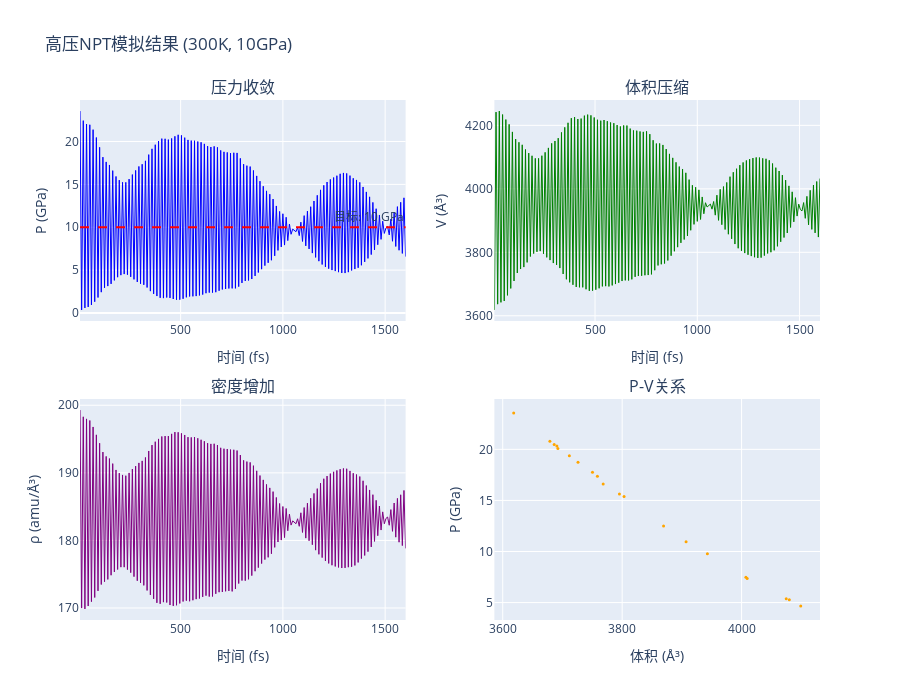

The cell this chart's notebook holds for it:
### Code cell
# 高压模拟结果可视化
fig = make_subplots(
    rows=2,
    cols=2,
    subplot_titles=("压力收敛", "体积压缩", "密度增加", "P-V关系"),
    vertical_spacing=0.15,
    horizontal_spacing=0.12,
)

# 压力演化
fig.add_trace(
    go.Scatter(
        x=hp_data["time"],
        y=hp_data["pressure"],
        mode="lines",
        name="P(t)",
        line=dict(color="blue", width=1),
    ),
    row=1,
    col=1,
)
fig.add_hline(
    y=10,
    line_dash="dash",
    line_color="red",
    annotation_text="目标: 10 GPa",
    row=1,
    col=1,
)

# 体积演化
fig.add_trace(
    go.Scatter(
        x=hp_data["time"],
        y=hp_data["volume"],
        mode="lines",
        name="V(t)",
        line=dict(color="green", width=1),
    ),
    row=1,
    col=2,
)

# 密度演化
fig.add_trace(
    go.Scatter(
        x=hp_data["time"],
        y=hp_data["density"],
        mode="lines",
        name="ρ(t)",
        line=dict(color="purple", width=1),
    ),
    row=2,
    col=1,
)

# P-V关系（状态方程）
fig.add_trace(
    go.Scatter(
        x=hp_data["volume"][::10],
        y=hp_data["pressure"][::10],
        mode="markers",
        name="P-V",
        marker=dict(size=3, color="orange"),
    ),
    row=2,
    col=2,
)

# 更新坐标轴
fig.update_xaxes(title_text="时间 (fs)", row=1, col=1)
fig.update_xaxes(title_text="时间 (fs)", row=1, col=2)
fig.update_xaxes(title_text="时间 (fs)", row=2, col=1)
fig.update_xaxes(title_text="体积 (Å³)", row=2, col=2)

fig.update_yaxes(title_text="P (GPa)", row=1, col=1)
fig.update_yaxes(title_text="V (Å³)", row=1, col=2)
fig.update_yaxes(title_text="ρ (amu/Å³)", row=2, col=1)
fig.update_yaxes(title_text="P (GPa)", row=2, col=2)

fig.update_layout(title="高压NPT模拟结果 (300K, 10GPa)", height=700, showlegend=False)

pshow(fig)

### Figure 1 — Plotly figure (JSON) as saved in the notebook; plotly's stock layout.template omitted (floating-point values rounded to 4 significant figures; data arrays with more than 128 entries replaced by an {"elided": "..."} marker saying what was removed)
{"data": [{"line": {"color": "blue", "width": 1}, "mode": "lines", "name": "P(t)", "type": "scatter", "x": {"elided": "200 float values"}, "xaxis": "x", "y": {"elided": "200 float values"}, "yaxis": "y"}, {"line": {"color": "green", "width": 1}, "mode": "lines", "name": "V(t)", "type": "scatter", "x": {"elided": "200 float values"}, "xaxis": "x2", "y": {"elided": "200 float values"}, "yaxis": "y2"}, {"line": {"color": "purple", "width": 1}, "mode": "lines", "name": "ρ(t)", "type": "scatter", "x": {"elided": "200 float values"}, "xaxis": "x3", "y": {"elided": "200 float values"}, "yaxis": "y3"}, {"marker": {"color": "orange", "size": 3}, "mode": "markers", "name": "P-V", "type": "scatter", "x": [3618.0, 3686.0, 3768.0, 3795.0, 3750.0, 3691.0, 3679.0, 3692.0, 3712.0, 3726.0, 3759.0, 3803.0, 3869.0, 3943.0, 4007.0, 4075.0, 4099.0, 4080.0, 4009.0, 3907.0], "xaxis": "x4", "y": [23.55, 20.47, 16.6, 15.62, 17.75, 20.34, 20.79, 20.1, 19.36, 18.73, 17.36, 15.38, 12.49, 9.784, 7.468, 5.376, 4.669, 5.272, 7.355, 10.95], "yaxis": "y4"}], "layout": {"annotations": [{"font": {"size": 16}, "showarrow": false, "text": "压力收敛", "x": 0.22, "xanchor": "center", "xref": "paper", "y": 1, "yanchor": "bottom", "yref": "paper"}, {"font": {"size": 16}, "showarrow": false, "text": "体积压缩", "x": 0.78, "xanchor": "center", "xref": "paper", "y": 1, "yanchor": "bottom", "yref": "paper"}, {"font": {"size": 16}, "showarrow": false, "text": "密度增加", "x": 0.22, "xanchor": "center", "xref": "paper", "y": 0.425, "yanchor": "bottom", "yref": "paper"}, {"font": {"size": 16}, "showarrow": false, "text": "P-V关系", "x": 0.78, "xanchor": "center", "xref": "paper", "y": 0.425, "yanchor": "bottom", "yref": "paper"}, {"showarrow": false, "text": "目标: 10 GPa", "x": 1, "xanchor": "right", "xref": "x domain", "y": 10, "yanchor": "bottom", "yref": "y"}], "height": 700, "shapes": [{"line": {"color": "red", "dash": "dash"}, "type": "line", "x0": 0, "x1": 1, "xref": "x domain", "y0": 10, "y1": 10, "yref": "y"}], "showlegend": false, "title": {"text": "高压NPT模拟结果 (300K, 10GPa)"}, "xaxis": {"anchor": "y", "domain": [0, 0.44], "title": {"text": "时间 (fs)"}}, "xaxis2": {"anchor": "y2", "domain": [0.56, 1], "title": {"text": "时间 (fs)"}}, "xaxis3": {"anchor": "y3", "domain": [0, 0.44], "title": {"text": "时间 (fs)"}}, "xaxis4": {"anchor": "y4", "domain": [0.56, 1], "title": {"text": "体积 (Å³)"}}, "yaxis": {"anchor": "x", "domain": [0.575, 1], "title": {"text": "P (GPa)"}}, "yaxis2": {"anchor": "x2", "domain": [0.575, 1], "title": {"text": "V (Å³)"}}, "yaxis3": {"anchor": "x3", "domain": [0, 0.425], "title": {"text": "ρ (amu/Å³)"}}, "yaxis4": {"anchor": "x4", "domain": [0, 0.425], "title": {"text": "P (GPa)"}}}}
